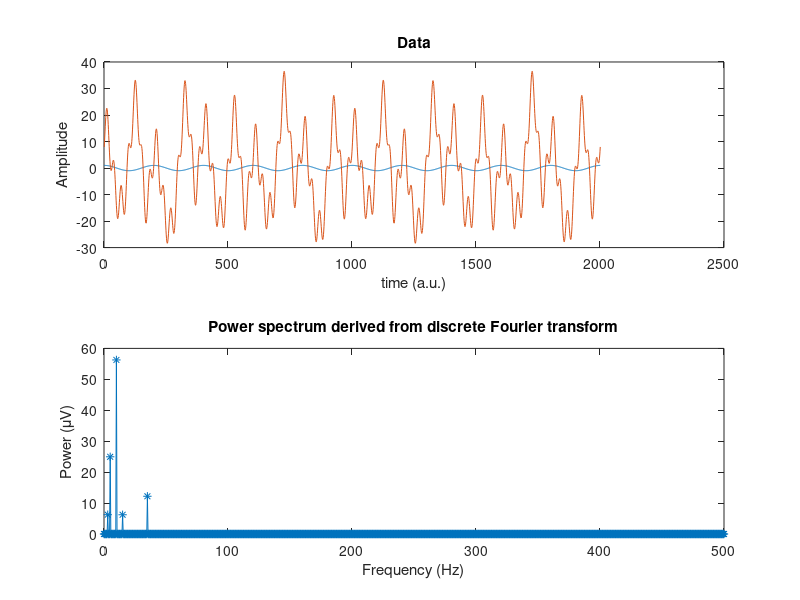

Here is the MATLAB script that generated this plot:
% original code from Michael X Cohen, the GURU
% modified by O. Krigolson

% create a few sine waves and sum

% define a sampling rate
srate = 1000;

% list some frequencies
frex = [ 3   10   5   15   35 ];

% list some random amplitudes... make sure there are the same number of
% amplitudes as there are frequencies!
amplit = [ 5   15   10   5   7 ];

% phases... list some random numbers between -pi and pi
phases = [  pi/7  pi/8  pi  pi/2  -pi/4 ];

% define time...
time = -1:1/srate:1;


% now we loop through frequencies and create sine waves
sine_waves = zeros(length(frex),length(time));
for fi=1:length(frex)
    sine_waves(fi,:) = amplit(fi) * sin(2*pi*time*frex(fi) + phases(fi));
end

%% Compute discrete-time Fourier transform

signal  = sum(sine_waves,1); % sum to simplify
N       = length(signal);    % length of sequence
fourierTime = ((1:N)-1)/N;   % "time" used for sine waves
nyquist = srate/2;           % Nyquist frequency -- the highest frequency you can measure in the data

% initialize Fourier output matrix
fourierCoefs = zeros(size(signal)); 

% These are the actual frequencies in Hz that will be returned by the
% Fourier transform. The number of unique frequencies we can measure is
% exactly 1/2 of the number of data points in the time series (plus DC). 
frequencies = linspace(0,nyquist,floor(N/2)+1);


% loop over frequencies
for fi=1:N
    
    % create sine wave for this frequency
    fourierSine = exp( -1i*2*pi*(fi-1).*fourierTime );
    
    % compute dot product as sum of point-wise elements
    fourierCoefs(fi) = sum(fourierSine.*sum(sine_waves));
    
    % note: this can also be expressed as a vector-vector product
    % fourier(fi) = fourierSine*signal';
end

% scale Fourier coefficients to original scale
fourierCoefs = fourierCoefs / N;


figure(1), clf
subplot(2,1,1)
plot(real(exp(-2*pi*1i*(10).*fourierTime )))
xlabel('time (a.u.)'), ylabel('Amplitude')
title('Sine wave')

hold on;
plot(signal)
title('Data')
hold off;

subplot(2,1,2)
plot(frequencies,abs(fourierCoefs(1:length(frequencies))).^2,'*-')
xlabel('Frequency (Hz)')
ylabel('Power (\muV)')
title('Power spectrum derived from discrete Fourier transform')